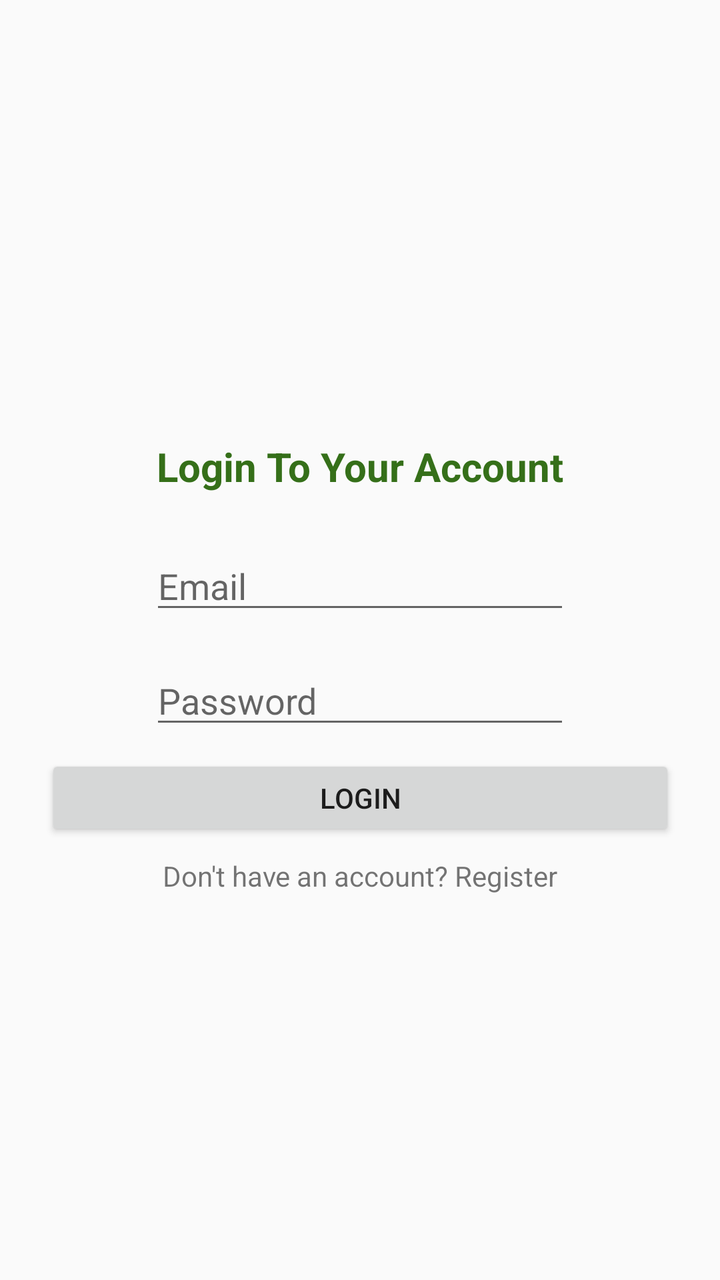
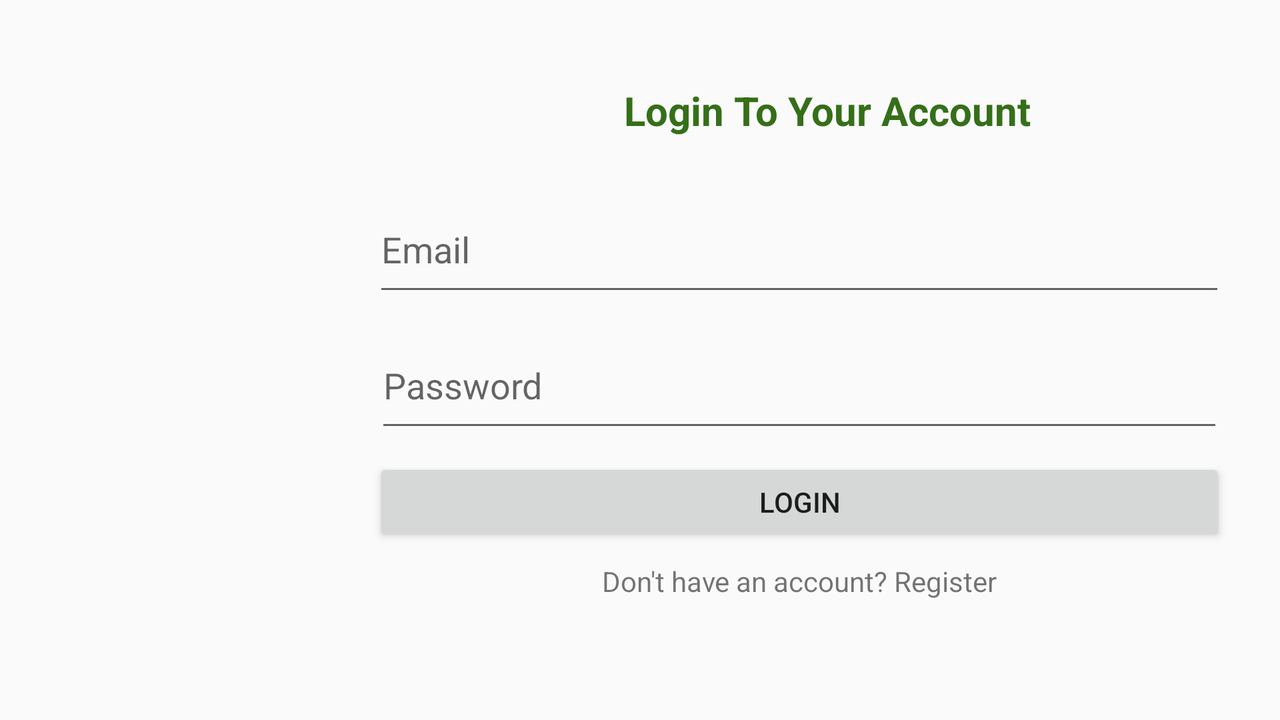

Compare how this app lays out the same screen by default and in its alternative resource folder. The renders come first, then the two layout files and the values they reference.
<!-- AndroidManifest.xml: activity theme AppTheme.NoActionBar -->
<!-- res/layout/activity_main.xml -->
<?xml version="1.0" encoding="utf-8"?>
<androidx.constraintlayout.widget.ConstraintLayout xmlns:android="http://schemas.android.com/apk/res/android"
    xmlns:app="http://schemas.android.com/apk/res-auto"
    xmlns:tools="http://schemas.android.com/tools"
    android:layout_width="match_parent"
    android:layout_height="match_parent"
    android:background="@drawable/bg"
    tools:context=".MainActivity">

    <EditText
        android:id="@+id/editText"
        android:layout_width="wrap_content"
        android:layout_height="wrap_content"
        android:layout_marginStart="99dp"
        android:layout_marginLeft="99dp"
        android:layout_marginEnd="99dp"
        android:layout_marginRight="99dp"
        android:ems="10"
        android:hint="@string/email"
        android:inputType="textEmailAddress"
        app:layout_constraintBottom_toTopOf="@+id/editText2"
        app:layout_constraintEnd_toEndOf="parent"
        app:layout_constraintHorizontal_bias="0.5"
        app:layout_constraintStart_toStartOf="parent"
        app:layout_constraintTop_toTopOf="parent"
        app:layout_constraintVertical_chainStyle="packed" />

    <EditText
        android:id="@+id/editText2"
        android:layout_width="wrap_content"
        android:layout_height="wrap_content"
        android:layout_marginStart="8dp"
        android:layout_marginLeft="8dp"
        android:layout_marginTop="16dp"
        android:layout_marginEnd="8dp"
        android:layout_marginRight="8dp"
        android:ems="10"
        android:hint="@string/password"
        android:inputType="textPassword"
        app:layout_constraintBottom_toBottomOf="parent"
        app:layout_constraintEnd_toEndOf="parent"
        app:layout_constraintStart_toStartOf="parent"
        app:layout_constraintTop_toBottomOf="@+id/editText" />

    <TextView
        android:id="@+id/textView"
        android:layout_width="wrap_content"
        android:layout_height="wrap_content"
        android:layout_marginStart="8dp"
        android:layout_marginLeft="8dp"
        android:layout_marginEnd="8dp"
        android:layout_marginRight="8dp"
        android:layout_marginBottom="24dp"
        android:text="@string/login_to_your_account"
        android:textColor="#356f19"
        android:textSize="20sp"
        android:textStyle="bold"
        app:layout_constraintBottom_toTopOf="@+id/editText"
        app:layout_constraintEnd_toEndOf="parent"
        app:layout_constraintStart_toStartOf="parent" />

    <ImageView
        android:id="@+id/imageView3"
        android:layout_width="154dp"
        android:layout_height="86dp"
        android:layout_marginStart="8dp"
        android:layout_marginLeft="8dp"
        android:layout_marginTop="8dp"
        android:layout_marginEnd="8dp"
        android:layout_marginRight="8dp"
        android:layout_marginBottom="8dp"
        app:layout_constraintBottom_toTopOf="@+id/textView"
        app:layout_constraintEnd_toEndOf="parent"
        app:layout_constraintStart_toStartOf="parent"
        app:layout_constraintTop_toTopOf="parent"
        app:srcCompat="@drawable/ic_todo" />

    <Button
        android:id="@+id/button"
        android:layout_width="315dp"
        android:layout_height="43dp"
        android:layout_marginStart="8dp"
        android:layout_marginLeft="8dp"
        android:layout_marginTop="8dp"
        android:layout_marginEnd="8dp"
        android:layout_marginRight="8dp"
        android:text="@string/login"
        app:layout_constraintEnd_toEndOf="parent"
        app:layout_constraintHorizontal_bias="0.5"
        app:layout_constraintStart_toStartOf="parent"
        app:layout_constraintTop_toBottomOf="@+id/editText2" />

    <TextView
        android:id="@+id/textView2"
        android:layout_width="wrap_content"
        android:layout_height="wrap_content"
        android:layout_marginStart="8dp"
        android:layout_marginLeft="8dp"
        android:layout_marginTop="8dp"
        android:layout_marginEnd="8dp"
        android:layout_marginRight="8dp"
        android:text="@string/don_t_have_an_account_register"
        app:layout_constraintEnd_toEndOf="parent"
        app:layout_constraintStart_toStartOf="parent"
        app:layout_constraintTop_toBottomOf="@+id/button" />
</androidx.constraintlayout.widget.ConstraintLayout>
<!-- resources referenced by this layout -->
<resources>
  <string name="don_t_have_an_account_register">Don\'t have an account? Register</string>
  <string name="email">Email</string>
  <string name="login">Login</string>
  <string name="login_to_your_account">Login To Your Account</string>
  <string name="password">Password</string>
  <style name="AppTheme.NoActionBar">
          <item name="windowActionBar">false</item>
          <item name="windowNoTitle">true</item>
      </style>
</resources>
<!-- res/layout-land/activity_main.xml (the author's variant of the layout above) -->
<!-- drawn on the phone turned sideways -->
<?xml version="1.0" encoding="utf-8"?>
<androidx.constraintlayout.widget.ConstraintLayout xmlns:android="http://schemas.android.com/apk/res/android"
    xmlns:app="http://schemas.android.com/apk/res-auto"
    xmlns:tools="http://schemas.android.com/tools"
    android:layout_width="match_parent"
    android:layout_height="match_parent"
    android:background="@drawable/bg"
    tools:context=".MainActivity">

    <EditText
        android:id="@+id/editText"
        android:layout_width="426dp"
        android:layout_height="60dp"
        android:layout_marginStart="8dp"
        android:layout_marginLeft="8dp"
        android:layout_marginEnd="8dp"
        android:layout_marginRight="8dp"
        android:layout_marginBottom="8dp"
        android:ems="10"
        android:hint="@string/email"
        android:inputType="textEmailAddress"
        app:layout_constraintBottom_toTopOf="@+id/editText2"
        app:layout_constraintEnd_toEndOf="parent"
        app:layout_constraintHorizontal_bias="0.903"
        app:layout_constraintStart_toStartOf="parent" />

    <EditText
        android:id="@+id/editText2"
        android:layout_width="424dp"
        android:layout_height="60dp"
        android:layout_marginBottom="8dp"
        android:ems="10"
        android:hint="@string/password"
        android:inputType="textPassword"
        app:layout_constraintBottom_toTopOf="@+id/button"
        app:layout_constraintEnd_toEndOf="@+id/editText"
        app:layout_constraintStart_toStartOf="@+id/editText" />

    <TextView
        android:id="@+id/textView"
        android:layout_width="wrap_content"
        android:layout_height="wrap_content"
        android:layout_marginStart="8dp"
        android:layout_marginLeft="8dp"
        android:layout_marginTop="8dp"
        android:layout_marginEnd="8dp"
        android:layout_marginRight="8dp"
        android:layout_marginBottom="8dp"
        android:text="@string/login_to_your_account"
        android:textColor="#356f19"
        android:textSize="20sp"
        android:textStyle="bold"
        app:layout_constraintBottom_toTopOf="@+id/editText"
        app:layout_constraintEnd_toEndOf="parent"
        app:layout_constraintHorizontal_bias="0.723"
        app:layout_constraintStart_toStartOf="parent"
        app:layout_constraintTop_toTopOf="parent"
        app:layout_constraintVertical_bias="0.673" />

    <ImageView
        android:id="@+id/imageView3"
        android:layout_width="166dp"
        android:layout_height="126dp"
        android:layout_marginStart="8dp"
        android:layout_marginLeft="8dp"
        android:layout_marginTop="8dp"
        android:layout_marginEnd="8dp"
        android:layout_marginRight="8dp"
        android:layout_marginBottom="8dp"
        app:layout_constraintBottom_toBottomOf="parent"
        app:layout_constraintEnd_toStartOf="@+id/editText"
        app:layout_constraintHorizontal_bias="0.471"
        app:layout_constraintStart_toStartOf="parent"
        app:layout_constraintTop_toTopOf="parent"
        app:layout_constraintVertical_bias="0.353"
        app:srcCompat="@drawable/ic_todo" />

    <Button
        android:id="@+id/button"
        android:layout_width="426dp"
        android:layout_height="44dp"
        android:layout_marginBottom="8dp"
        android:text="@string/login"
        app:layout_constraintBottom_toTopOf="@+id/textView2"
        app:layout_constraintEnd_toEndOf="@+id/editText2"
        app:layout_constraintStart_toStartOf="@+id/editText2" />

    <TextView
        android:id="@+id/textView2"
        android:layout_width="wrap_content"
        android:layout_height="wrap_content"
        android:layout_marginBottom="60dp"
        android:text="@string/don_t_have_an_account_register"
        app:layout_constraintBottom_toBottomOf="parent"
        app:layout_constraintEnd_toEndOf="@+id/button"
        app:layout_constraintStart_toStartOf="@+id/button" />
</androidx.constraintlayout.widget.ConstraintLayout>
